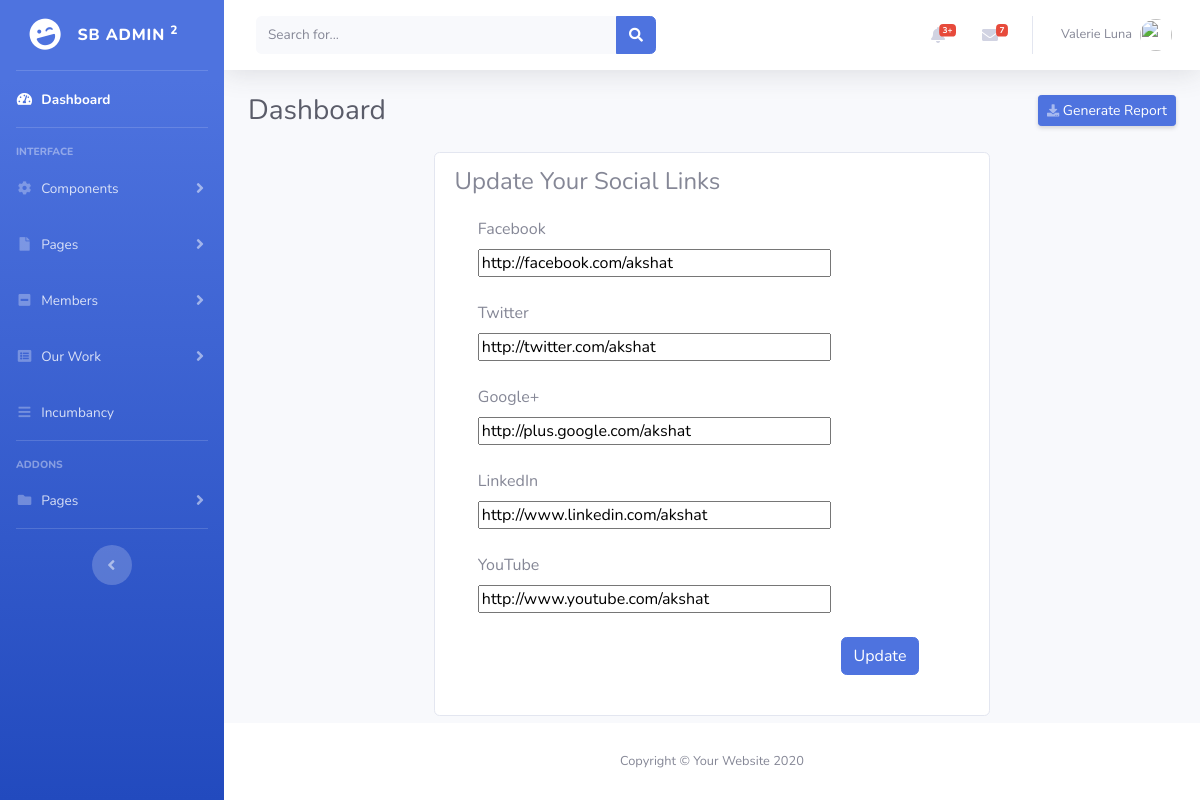
Page /admin/social_link.php (signed in) on the committed database.
### tables this page shows
CREATE TABLE `sociallinks` (
  `id` int(3) NOT NULL,
  `fblink` varchar(200) NOT NULL,
  `twitlink` varchar(200) NOT NULL,
  `gpluslink` varchar(200) NOT NULL,
  `linkedinlink` varchar(200) NOT NULL,
  `youtubelink` varchar(200) NOT NULL
);

### admin/social_link.php (the view, shortened to what this page needs)
<?php
include './connection.php';
 $query = "SELECT * FROM `sociallinks`";
$execute = mysqli_query($conn, $query);
 while($row = mysqli_fetch_assoc($execute))
     {
        $fb=$row['fblink'];
        $twit=$row['twitlink'];
        $gplus=$row['gpluslink'];
        $linkedin=$row['linkedinlink'];
        $ytb=$row['youtubelink'];
     }
?>
<!DOCTYPE html>
<html lang="en">
    <?php include './headtag.php'; ?>
    <body id="page-top">
        <div id="wrapper">
            <?php
            include './leftsidebar.php';
            ?>
            <div id="content-wrapper" class="d-flex flex-column">
                <div id="content">
                   <?php
        include './topbar.php';
        ?>
                    <div class="container-fluid">
                        <div class="d-sm-flex align-items-center justify-content-between mb-4">
                            <h1 class="h3 mb-0 text-gray-800">Dashboard</h1>
                            <a href="#" class="d-none d-sm-inline-block btn btn-sm btn-primary shadow-sm"><i class="fas fa-download fa-sm text-white-50"></i> Generate Report</a>
                        </div>
                        <div class="card" style="margin-left:20%;margin-right:20%;padding-top: 10px;padding-left:20px;padding-right:70px;">
                            <fieldset style="padding-top: 10px;padding-bottom:40px;">
                            <legend>Update Your Social Links</legend>
                            <form method="POST" action="social_save.php" style="margin-left:5%;">
                                <label>Facebook</label><br>
                                <input type="text" name="fbTxt" value="<?php echo $fb;?>" style="width: 80%; height: 12%;"><br><br>
                                <label>Twitter</label><br>
                                <input type="text" name="twtTxt" value="<?php echo $twit;?>" style="width: 80%; height: 12%;"><br><br>
                                <label>Google+</label><br>
                                <input type="text" name="gplusTxt" value="<?php echo $gplus;?>" style="width: 80%; height: 12%;"><br><br>
                                <label>LinkedIn</label><br>
                                <input type="text" name="linTxt" value="<?php echo $linkedin;?>" style="width: 80%; height: 12%;"><br><br>
                                <label>YouTube</label><br>
                                <input type="text" name="ytbTxt" value="<?php echo $ytb;?>" style="width: 80%; height: 12%;"><br><br>
                                <input class="btn btn-primary" type="submit" name="update" value="Update" style="float: right;">
                            </form>
                        </fieldset>
                            </div>
                    </div></div>
                <footer class="sticky-footer bg-white">
                    <div class="container my-auto">
                        <div class="copyright text-center my-auto">
                            <span>Copyright &copy; Your Website 2020</span>
                        </div>
                    </div>
                </footer>
            </div>
        </div>
    </body>
</html>

### rows in the picture
sociallinks: fbTxt "http://facebook.com/akshat", twtTxt "http://twitter.com/akshat", gplusTxt "http://plus.google.com/akshat", linTxt "http://www.linkedin.com/akshat", ytbTxt "http://www.youtube.com/akshat"
